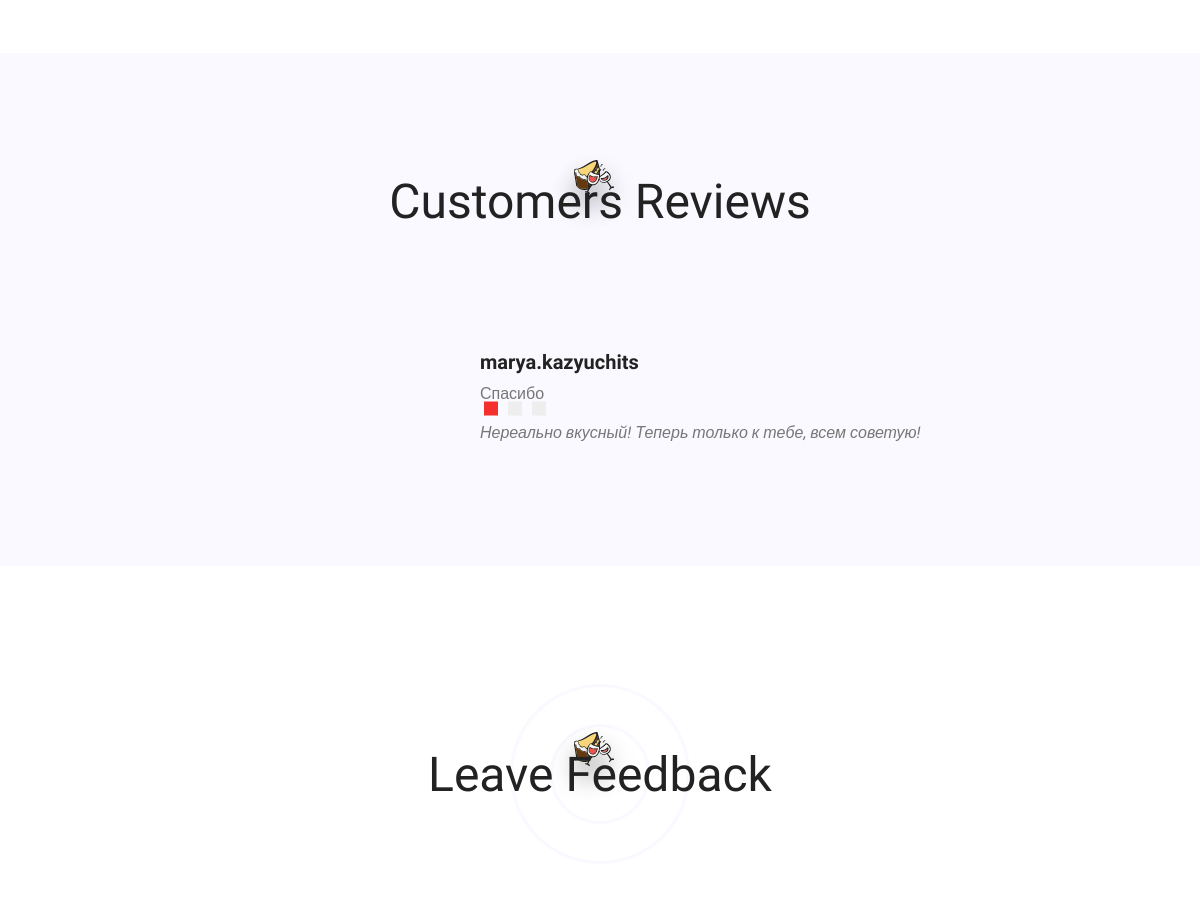
The app's page / (middle part), older data.
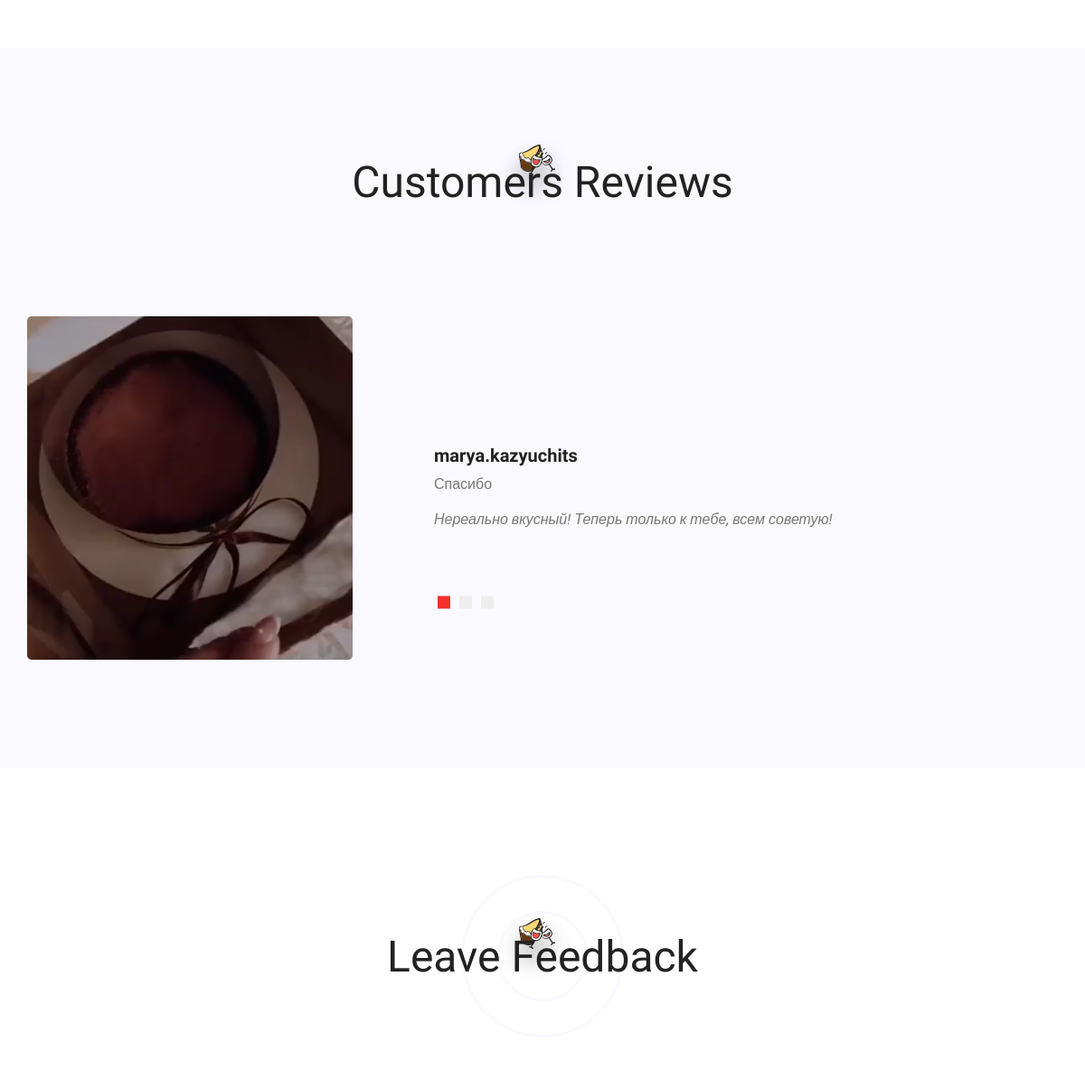
The same page, newer data.
### main/models.py (models this page shows)
class Review(models.Model):
    text = models.CharField(max_length=100)
    details = models.CharField(max_length=100)
    customers = models.CharField(max_length=100)
    photo = models.ImageField(upload_to='')
    class Meta:
        verbose_name = "Отзыв"
        verbose_name_plural = "Отзывы"

### main/views.py (the view)
# urls.py: path('', index, name='home'),
def index(request):
    if request.method == 'POST':
        form = ReviewForm(request.POST, request.FILES)
        if form.is_valid():
            form.save()
    else:
        form = ReviewForm()
    review = Review.objects.all()
    return render(request, 'main/index.html', {'review': review, 'form': form})

### main/context_processors.py (called while the page is built)
def user(request):
    return {'user': get_user(request)}

### main/templates/main/index.html (shortened to what this page needs)
{%load static%}
<!doctype html>
<html lang="en">
<head>
	<link rel="stylesheet" href="../../static/main/css/bootstrap.css">
	<link rel="stylesheet" href="../../static/main/vendors/linericon/style.css">
	<link rel="stylesheet" href="../../static/main/css/font-awesome.min.css">
	<link rel="stylesheet" href="../../static/main/vendors/owl-carousel/owl.carousel.min.css">
	<link rel="stylesheet" href="https://cdnjs.cloudflare.com/ajax/libs/lightgallery/1.6.11/css/lightgallery.min.css">
	<link rel="stylesheet" href="../../static/main/vendors/nice-select/css/nice-select.css">
	<link rel="stylesheet" href="../../static/main/vendors/animate-css/animate.css">
	<link rel="stylesheet" href="../../static/main/vendors/popup/magnific-popup.css">
	<link rel="stylesheet" href="../../static/main/vendors/swiper/css/swiper.min.css">
	<link rel="stylesheet" href="../../static/main/vendors/scroll/jquery.mCustomScrollbar.css">
	<link rel="stylesheet" href="../../static/main/css/style.css">
	<link rel="stylesheet" href="../../static/main/css/responsive.css">
</head>
<body>
	<section class="gallery_area">
	</section>
	<section class="testimonials_area section_gap position-relative">
		<div class="container">
            <div class="row">
				<div class="col-lg-12">
					<div class="main_title position-relative">
						<h1>customers reviews</h1>
						<div class="round-planet planet">
							<div class="round-planet planet2">
								<div class="shape shape2"></div>
							</div>
						</div>
					</div>
				</div>
			</div>
			<div class="testi_slider owl-carousel">
				{% for rev in review %}
                <div class="item">
					<div class="row">
						<div class="col-lg-4">
							<img src="{{rev.photo.url}}" alt="">
						</div>
						<div class="col-lg-8">
							<div class="testi_text">
								<h4>{{rev.customers}}</h4>
								<h5>{{rev.details}}</h5>
								<p>{{rev.text}}</p>
							</div>
						</div>
					</div>
				</div>
                {% endfor %}
			</div>
		</div>
	</section>
	<section class="reservation">
		<div class="container">
			<div class="row">
				<div class="col-lg-12">
					<div class="main_title position-relative">
						<h1>Leave feedback</h1>
						<div class="round-planet planet">
							<div class="round-planet planet2">
								<div class="shape shape2"></div>
							</div>
						</div>
					</div>
				</div>
			</div>
		</div>
	</section>
</body>
</html>

Row changes from the older to the newer data that the page shows:
changed Review "marya.kazyuchits": photo: picture added
